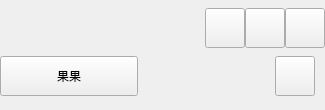
<?xml version="1.0" encoding="UTF-8"?>
<ui version="4.0">
 <class>TopTittle</class>
 <widget class="QWidget" name="TopTittle">
  <property name="geometry">
   <rect>
    <x>0</x>
    <y>0</y>
    <width>325</width>
    <height>110</height>
   </rect>
  </property>
  <property name="windowTitle">
   <string>Form</string>
  </property>
  <layout class="QVBoxLayout" name="verticalLayout">
   <property name="spacing">
    <number>0</number>
   </property>
   <property name="leftMargin">
    <number>0</number>
   </property>
   <property name="topMargin">
    <number>0</number>
   </property>
   <property name="rightMargin">
    <number>0</number>
   </property>
   <property name="bottomMargin">
    <number>5</number>
   </property>
   <item>
    <layout class="QHBoxLayout" name="horizontalLayout">
     <property name="spacing">
      <number>0</number>
     </property>
     <item>
      <spacer name="horizontalSpacer_2">
       <property name="orientation">
        <enum>Qt::Horizontal</enum>
       </property>
       <property name="sizeHint" stdset="0">
        <size>
         <width>40</width>
         <height>20</height>
        </size>
       </property>
      </spacer>
     </item>
     <item>
      <widget class="QPushButton" name="btnMin">
       <property name="sizePolicy">
        <sizepolicy hsizetype="Fixed" vsizetype="Fixed">
         <horstretch>0</horstretch>
         <verstretch>0</verstretch>
        </sizepolicy>
       </property>
       <property name="minimumSize">
        <size>
         <width>40</width>
         <height>40</height>
        </size>
       </property>
       <property name="maximumSize">
        <size>
         <width>40</width>
         <height>40</height>
        </size>
       </property>
       <property name="text">
        <string/>
       </property>
       <property name="icon">
        <iconset resource="../../../../resource/res.qrc">
         <normaloff>:/image/min.png</normaloff>:/image/min.png</iconset>
       </property>
       <property name="iconSize">
        <size>
         <width>20</width>
         <height>20</height>
        </size>
       </property>
      </widget>
     </item>
     <item>
      <widget class="QPushButton" name="btnMax">
       <property name="sizePolicy">
        <sizepolicy hsizetype="Fixed" vsizetype="Fixed">
         <horstretch>0</horstretch>
         <verstretch>0</verstretch>
        </sizepolicy>
       </property>
       <property name="minimumSize">
        <size>
         <width>40</width>
         <height>40</height>
        </size>
       </property>
       <property name="maximumSize">
        <size>
         <width>40</width>
         <height>40</height>
        </size>
       </property>
       <property name="text">
        <string/>
       </property>
       <property name="icon">
        <iconset resource="../../../../resource/res.qrc">
         <normaloff>:/image/max.png</normaloff>:/image/max.png</iconset>
       </property>
       <property name="iconSize">
        <size>
         <width>16</width>
         <height>16</height>
        </size>
       </property>
      </widget>
     </item>
     <item>
      <widget class="QPushButton" name="btnClose">
       <property name="sizePolicy">
        <sizepolicy hsizetype="Fixed" vsizetype="Fixed">
         <horstretch>0</horstretch>
         <verstretch>0</verstretch>
        </sizepolicy>
       </property>
       <property name="minimumSize">
        <size>
         <width>40</width>
         <height>40</height>
        </size>
       </property>
       <property name="maximumSize">
        <size>
         <width>40</width>
         <height>40</height>
        </size>
       </property>
       <property name="text">
        <string/>
       </property>
       <property name="icon">
        <iconset resource="../../../../resource/res.qrc">
         <normaloff>:/image/close.png</normaloff>:/image/close.png</iconset>
       </property>
       <property name="iconSize">
        <size>
         <width>16</width>
         <height>16</height>
        </size>
       </property>
      </widget>
     </item>
    </layout>
   </item>
   <item>
    <layout class="QHBoxLayout" name="horizontalLayout_2">
     <property name="spacing">
      <number>0</number>
     </property>
     <property name="rightMargin">
      <number>10</number>
     </property>
     <item>
      <widget class="QPushButton" name="nameBtn">
       <property name="sizePolicy">
        <sizepolicy hsizetype="Expanding" vsizetype="Fixed">
         <horstretch>0</horstretch>
         <verstretch>40</verstretch>
        </sizepolicy>
       </property>
       <property name="minimumSize">
        <size>
         <width>0</width>
         <height>40</height>
        </size>
       </property>
       <property name="layoutDirection">
        <enum>Qt::LeftToRight</enum>
       </property>
       <property name="text">
        <string>果果</string>
       </property>
      </widget>
     </item>
     <item>
      <spacer name="horizontalSpacer">
       <property name="orientation">
        <enum>Qt::Horizontal</enum>
       </property>
       <property name="sizeHint" stdset="0">
        <size>
         <width>40</width>
         <height>20</height>
        </size>
       </property>
      </spacer>
     </item>
     <item>
      <widget class="QPushButton" name="btnInfo">
       <property name="sizePolicy">
        <sizepolicy hsizetype="Fixed" vsizetype="Fixed">
         <horstretch>0</horstretch>
         <verstretch>0</verstretch>
        </sizepolicy>
       </property>
       <property name="minimumSize">
        <size>
         <width>40</width>
         <height>40</height>
        </size>
       </property>
       <property name="maximumSize">
        <size>
         <width>40</width>
         <height>40</height>
        </size>
       </property>
       <property name="text">
        <string/>
       </property>
       <property name="icon">
        <iconset resource="../../../../resource/res.qrc">
         <normaloff>:/image/info.png</normaloff>:/image/info.png</iconset>
       </property>
       <property name="iconSize">
        <size>
         <width>40</width>
         <height>40</height>
        </size>
       </property>
      </widget>
     </item>
    </layout>
   </item>
  </layout>
 </widget>
 <resources>
  <include location="../../../../resource/res.qrc"/>
 </resources>
 <connections/>
</ui>
